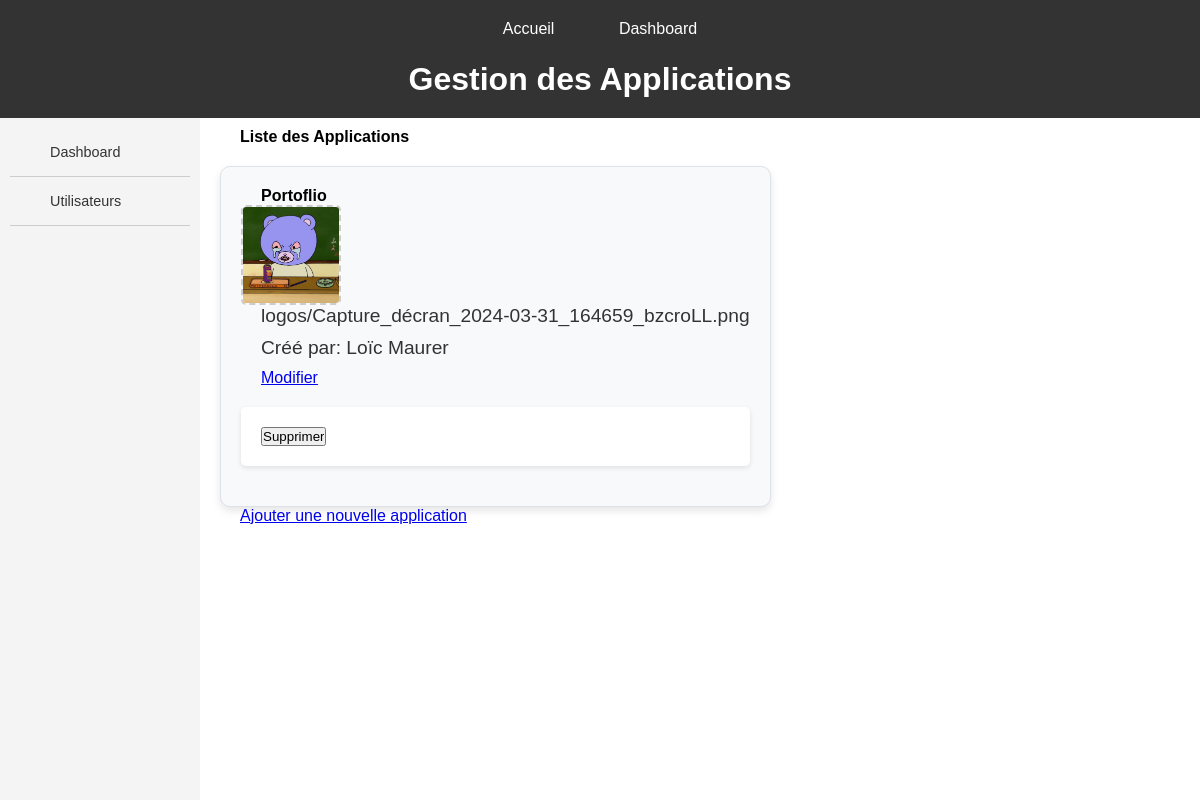
Page /applications/home/ on the committed database.
### servops/models.py (models this page shows)
class Application(models.Model):
    name = models.CharField(max_length=200)
    logo = models.ImageField(upload_to='logos/')
    user = models.ForeignKey(ServUser, on_delete=models.CASCADE, related_name='applications')
    services = models.ManyToManyField(Service, related_name='applications')
    launch_server = models.ForeignKey(Server, on_delete=models.CASCADE, related_name='applications')

class ServUser(models.Model):
    first_name = models.CharField(max_length=100)
    last_name = models.CharField(max_length=100)
    email = models.EmailField(unique=True)
    def __str__(self):
        return self.first_name + ' ' + self.last_name

### servops/views.py (the view)
# urls.py: path('applications/home/', views.applications_home, name='applications_home'),
def applications_home(request):
    applications = Application.objects.all()
    return render(request, 'servops/CRUD/CRUD_applications/home.html', {'applications': applications})

### servops/templates/servops/CRUD/CRUD_applications/home.html (shortened to what this page needs)
{% extends 'servops/MAIN/main_dashboard.html' %}
{% block header %}Gestion des Applications{% endblock %}
{% block sidebar %}
    <li><a href="{% url 'dashboard'%}">Dashboard</a></li>
    <li><a href="{% url 'users_crud'%}">Utilisateurs</a></li>
{% endblock %}
{% block content %}
<h2>Liste des Applications</h2>
<div class="container">
    {% for application in applications %}
    <div class="service-box">
        <h3>{{ application.name }}</h3>
        <img src="{{ application.logo.url }}" alt="{{ application.name }}" class="image-upload">
        <p>{{application.logo}}</p>
        <p>Créé par: {{ application.user }}</p>
        <a href="{% url 'update_application' application.id %}">Modifier</a>
        <form action="{% url 'delete_application' application.id %}" method="post">
            <input type="submit" value="Supprimer">
        </form>
    </div>
    {% endfor %}
</div>
<a href="{% url 'create_application' %}">Ajouter une nouvelle application</a>
{% endblock %}

### servops/static/main.css (style rules this page uses)
* { margin: 0; padding: 0; box-sizing: border-box; }
html, body { width: 100%; height: 100%; font-family: Arial, sans-serif; }
html { scroll-behavior: smooth; }
.bar ul li { padding: 8px 10px; border-bottom: 1px solid #ccc; font-size: 0.9em; }
.bar ul li a { text-decoration: none; color: #333; display: block; padding: 8px 10px; }
main p, main h1, main h2, main h3, a { font-size: 1em; margin-left: 20px; }
form { max-width: 600px; margin: 20px auto; padding: 20px; background-color: #fff; border-radius: 5px; box-shadow: 0 2px 5px rgba(0, 0, 0, 0.1); }
.image-upload { height: 100px; width: 100px; display: flex; justify-content: center; align-items: center; border: 2px dashed #ccc; border-radius: 5px; cursor: pointer; }
.container { display: flex; flex-wrap: wrap; gap: 20px; }
.service-box { margin-top: 2%; background-color: #f8f9fa; border: 1px solid #dee2e6; padding: 20px; border-radius: 10px; box-shadow: 0 4px 8px rgba(0, 0, 0, 0.1); transition: transform 0.2s ease, box-shadow 0.2s ease; }
.service-box p { font-size: 1.2em; color: #333; margin-bottom: 10px; }

### rows in the picture
Application: name "Portoflio", logo (picture), logo "logos/Capture_décran_2024-03-31_164659_bzcroLL.png", user "Loïc Maurer"
